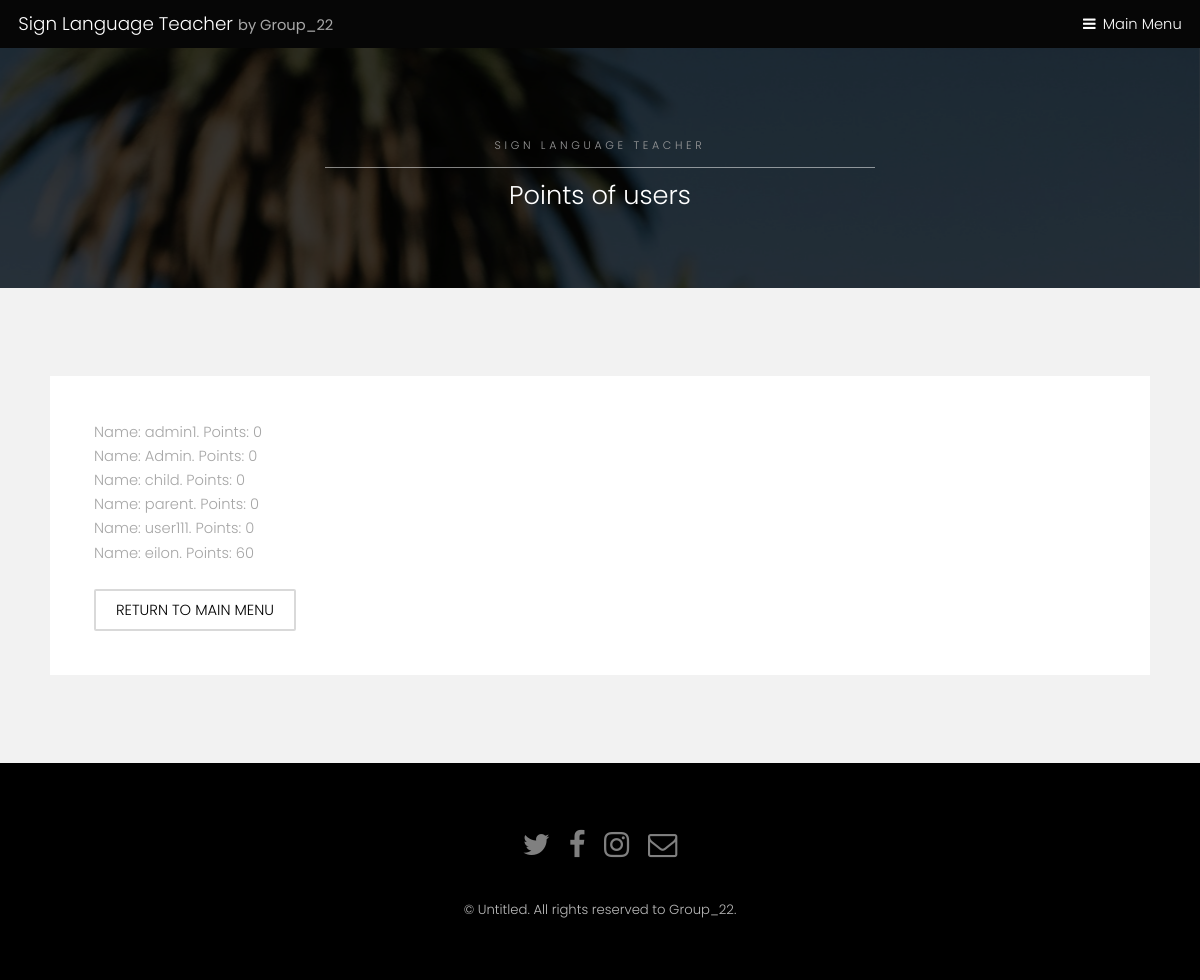
The page /sign-language-teacher/points-users/ on the database its author committed.
### registration/models.py (models this page shows, shortened)
class UserProfile(models.Model):
    TYPES = (('parent', 'parent'), ('student', 'student'))
    user = models.OneToOneField(User, related_name='profile', on_delete=models.CASCADE, blank=True, null=True)
    son = models.ForeignKey(User, on_delete=models.SET_NULL, blank=True, null=True, related_name='dad')
    address = models.CharField(max_length=100, default='')
    age = models.IntegerField(default=0)
    points = models.IntegerField(default=0)
    type = models.CharField(max_length=10, choices=TYPES, default='student')
    is_admin = models.BooleanField(default=False)
    suspention_time = models.DateTimeField(default=datetime(2000, 1, 1))
    total_minutes = models.FloatField(default=0)
    last_login = models.DateTimeField(default=datetime(2000, 1, 1))
    rank = models.IntegerField(default=0)
    level = models.IntegerField(default=1)
    limit = models.DateTimeField(default=datetime(2000, 1, 1))

### registration/views.py (the view)
# urls.py: path('points-users/', views.points_users, name='points-users'),
def points_users(request):  # TODO: fix links menu in template
    user = request.user
    user_profile = UserProfile.objects.all()
    return render(request, 'registration/points-users.html', {'user': user, 'user_profile': user_profile})

### registration/templates/registration/points-users.html
{% extends 'registration/SubPage.html' %}
{% block title %}
    <h2>Points of users</h2>
{% endblock %}
{% block data %}
{% for i in user_profile %}
Name: {{i.user }}.   Points: {{ i.points }}<br>
{% endfor %}<br>
<a href="{% url 'registration:index' %}"class="button alt">Return to main menu</a><br>
{% endblock %}

### registration/static/registration/sitestyle/assets/css/main.css (style rules this page uses)
html, body, div, span, applet, object, iframe, h1, h2, h3, h4, h5, h6, p, blockquote, pre, a, abbr, acronym, address, big, cite, code, del, dfn, em, img, ins, kbd, q, s, samp, small, strike, strong, sub, sup, tt, var, b, u, i, center, dl, dt, dd, ol, ul, li, fieldset, form, label, legend, table, caption, tbody, tfoot, thead, tr, th, td, article, aside, canvas, details, embed, figure, figcaption, footer, header, hgroup, menu, nav, output, ruby, section, summary, time, mark, audio, video { margin: 0; padding: 0; border: 0; font-size: 100%; font: inherit; vertical-align: baseline; }
body { line-height: 1; }
body { -webkit-text-size-adjust: none; }
*, *:before, *:after { -moz-box-sizing: border-box; -webkit-box-sizing: border-box; box-sizing: border-box; }
body { -ms-overflow-style: scrollbar; }
body { background: #fff; }
html { font-size: 13pt; }
@media screen and (max-width: 1680px) { html { font-size: 11pt; } }
@media screen and (max-width: 1280px) { html { font-size: 11pt; } }
body { background-color: #fff; color: #444; }
body, input, select, textarea { font-family: "Poppins", sans-serif; font-weight: 300; font-size: 1rem; line-height: 1.65; }
a { text-decoration: underline; }
h1, h2, h3, h4, h5, h6 { font-weight: 300; line-height: 1.5; margin: 0 0 1rem 0; }
h2 { font-size: 1.75rem; }
a { color: #8a4680; }
h1, h2, h3, h4, h5, h6 { color: #555; }
input[type="submit"], input[type="reset"], input[type="button"], button, .button { -moz-appearance: none; -webkit-appearance: none; -ms-appearance: none; appearance: none; -moz-transition: background-color 0.2s ease-in-out, color 0.2s ease-in-out; -webkit-transition: background-color 0.2s ease-in-out, color 0.2s ease-in-out; -ms-transition: background-color 0.2s ease-in-out, color 0.2s ease-in-out; transition: background-color 0.2s ease-in-out, color 0.2s ease-in-out; border-radius: 2px; border: 0; cursor: pointer; display: inline-block; font-weight: 300; height: 2.85rem; line-height: 2.95rem; padding: 0 1.5rem; text-align: center; text-decoration: none; text-transform: uppercase; white-space: nowrap; }
input[type="submit"], input[type="reset"], input[type="button"], button, .button { background-color: #f2f2f2; color: #000 !important; }
input[type="submit"].alt, input[type="reset"].alt, input[type="button"].alt, button.alt, .button.alt { background-color: transparent; box-shadow: inset 0 0 0 2px rgba(144, 144, 144, 0.25); color: #555 !important; }
.wrapper.style2 a { color: #8a4680; }
.wrapper.style2 input[type="submit"], .wrapper.style2 input[type="reset"], .wrapper.style2 input[type="button"], .wrapper.style2 button, .wrapper.style2 .button { background-color: #000; color: #f2f2f2 !important; }
.wrapper.style2 input[type="submit"].alt, .wrapper.style2 input[type="reset"].alt, .wrapper.style2 input[type="button"].alt, .wrapper.style2 button.alt, .wrapper.style2 .button.alt { background-color: transparent; box-shadow: inset 0 0 0 2px rgba(0, 0, 0, 0.15); color: #000 !important; }
.wrapper.style3 h1, .wrapper.style3 h2, .wrapper.style3 h3, .wrapper.style3 h4, .wrapper.style3 h5, .wrapper.style3 h6 { color: #ffffff; }
body.subpage { padding-top: 3.25em; }

### rows shown on the page
UserProfile: user "admin1", points "0"
UserProfile: user "Admin", points "0"
UserProfile: user "child", points "0"
UserProfile: user "parent", points "0"
UserProfile: user "user111", points "0"
UserProfile: user "eilon", points "60"
